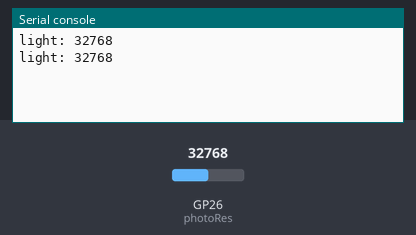
Recording of a program running on a simulated Raspberry Pi Pico running MicroPython. On the bench: the last lines printed to the serial console. Inputs (shaded band) come from the test bench; at power-on: GP26 (photoRes) = 32768 (analog values on the 0–65535 scale).

Above: at 1.2 s.
1.3 s: GP26 (photoRes) set to 45874
At 2.6 s:
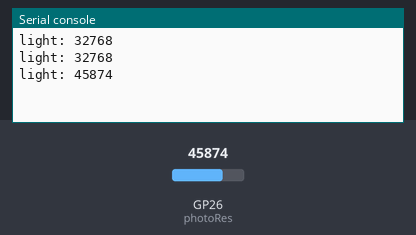
2.8 s: GP26 (photoRes) set to 57670
At 3.8 s:
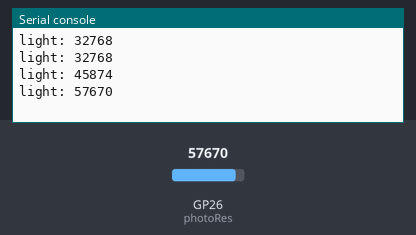
Timing chart, 0 to 5.8 s (numbered marks = the images above; inputs shaded):
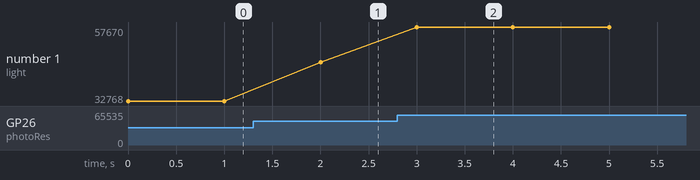

The program:

main.py
```python
from machine import ADC, Pin
from time import sleep

photoPIN = 26  #The ADC pin of Pico W

def readLight(photoGP):
    photoRes = ADC(Pin(26))
    light = photoRes.read_u16() #16 bits which means 2 bytes. The range of 2 bytes is from 0 to 65535.
    #light = round(light/65535*100,2)  # show the result in percentage
    return light


while True:
    print("light: " + str(readLight(photoPIN)) )
    sleep(1) # set a delay between readings
```

Measured:
- after the input at 1.3 s, the serial console: prints a new line after 0.70 s (image 1)
- after the input at 2.8 s, the serial console: prints a new line after 0.20 s (image 2)
- plotted number 1: 32768 → 45874 after the input at 1.3 s, 45874 → 57670 after the input at 2.8 s
